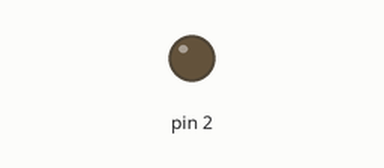
The sketch below on a simulated Arduino Uno, built with avr-gcc and run on an emulated ATmega328P. Parts: output pins drawn as LEDs (lit = HIGH). What the sketch prints to the serial monitor is not drawn.

Above: at 1.3 s.
At 39.6 s:
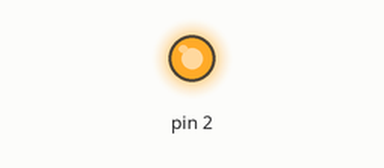
Timing chart, 0 to 40.0 s (numbered marks = the images above):
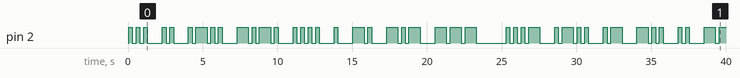

Measured:
- by itself, pin 2: LOW → HIGH at 0.04 s, → LOW 0.25 s later, → HIGH 0.25 s later, → LOW 0.25 s later, … (85 changes in this stretch)

The sketch:

lab1.ino
```cpp
String morze[] = {
 ".-", "-..." ,"-.-.", "-..", ".", "..-.", "--.", "....", "..", ".---", "-.-", ".-..", "--", "-.", "---", ".--.", "--.-", ".-.", "...", "-", "..-", "...-", ".--", "-..-", "-.--", "--.."
};

String encode(String fio) {
  String result;
  String space = { " " };
  String separator = { "|" };
  fio.toLowerCase();
  char x;
  for( int i=0; i<fio.length(); i++){
    if(fio[i] == ' ') { result.concat(space); }
    else {
      x = fio[i];
      result.concat(morze[x-97]);
      result.concat(separator);
    }
  }
  return result;
}

void dot() {
  digitalWrite(2,HIGH);
  delay(250);
  digitalWrite(2,LOW);
}

void dash() {
  digitalWrite(2,HIGH);
  delay(750);
  digitalWrite(2,LOW);
}

void pause(int a) {
  delay(250*a);
}

void show(String fio){
  Serial.println(fio);
  for( int i=0; i<fio.length(); i++){
    if(fio[i]=='.'){
      dot();
      pause(1);
    }
    else if(fio[i]=='-'){
      dash();
      pause(1);
    }
    else if(fio[i]=='|') { pause(3); }
    else if(fio[i]==' ') { pause(4); }
  }
}

void setup() {
  Serial.begin (9600);
  pinMode(2, OUTPUT);

}

void loop() {
  String FIO ("Silchenko Vladimir Andreevich");
  show(encode(FIO));
}
```
